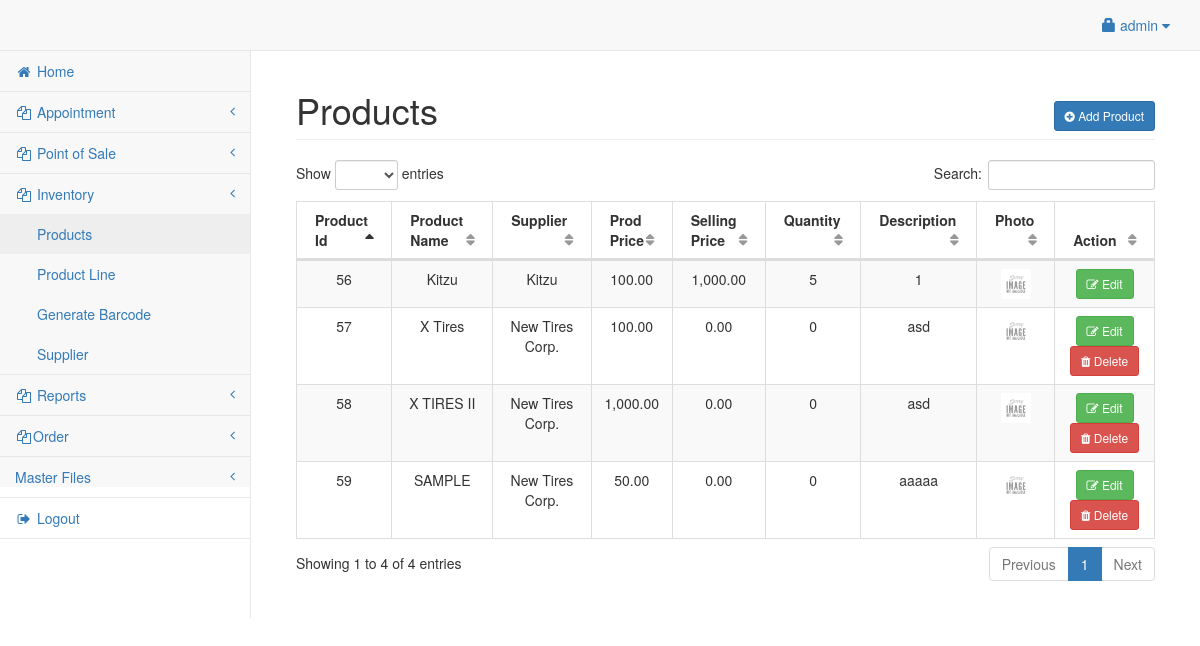
Before: /admin/product.php (signed in) with the older database file.
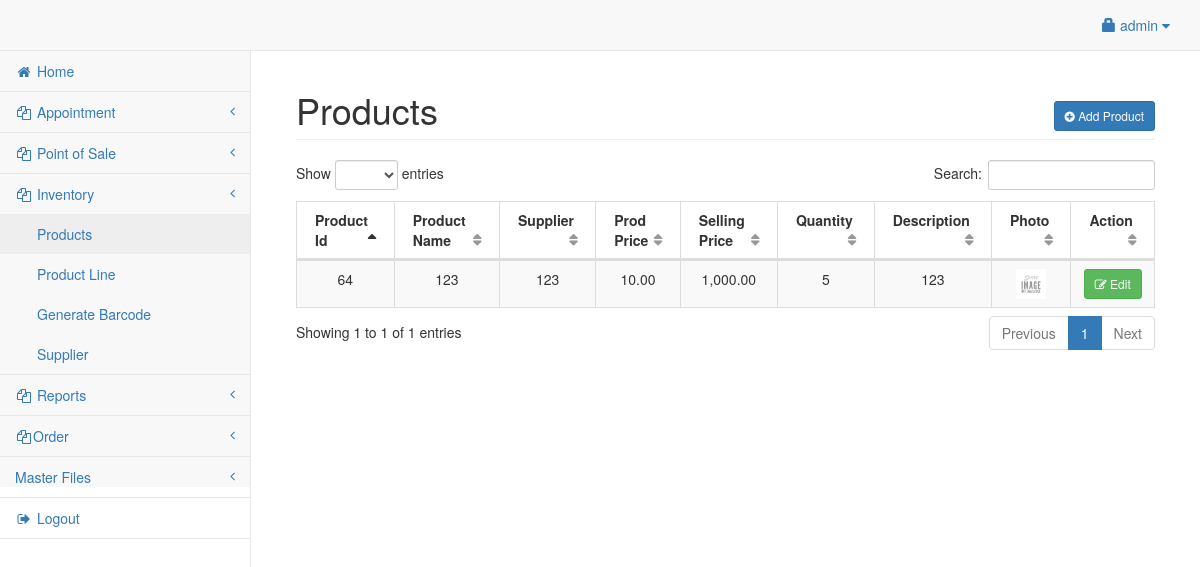
After: the same page with the newer database file.
### tables this page shows
CREATE TABLE `product` (
  `productid` int(11) NOT NULL,
  `categoryid` int(11) NOT NULL,
  `barcode_id` varchar(25) NOT NULL,
  `product_name` varchar(150) NOT NULL,
  `product_price` double NOT NULL,
  `price` int(10) NOT NULL,
  `product_qty` double NOT NULL,
  `photo` varchar(200) NOT NULL,
  `supplierid` int(11) NOT NULL,
  `date` date NOT NULL,
  `about` varchar(250) NOT NULL,
  `damage_qty` double NOT NULL
);

CREATE TABLE `supplier` (
  `userid` int(11) NOT NULL,
  `company_name` varchar(50) NOT NULL,
  `company_address` varchar(150) NOT NULL,
  `contact` varchar(50) NOT NULL,
  `person` varchar(250) NOT NULL
);

### admin/product.php (the view, shortened to what this page needs)
<?php include('header.php'); ?>
<body>
	<div id="wrapper">
		<?php include('navbar.php'); ?>
		<div style="height:50px;"></div>
		<div id="page-wrapper">
			<div class="container-fluid">
				<div class="row">
					<div class="col-lg-12">
						<h1 class="page-header">Products
							<span class="pull-right">
								<button class="btn btn-primary btn-sm" data-toggle="modal" data-target="#addproduct"><i class="fa fa-plus-circle"></i> Add Product</button>
							</span>
						</h1>
					</div>
				</div>
				<div class="row">
					<div class="col-lg-12">
						<table width="100%" class="table table-striped table-bordered table-hover" id="prodTable">
							<thead>
								<tr>
									<th>Product Id </th>
									<th>Product Name</th>
									<th>Supplier</th>
									<th>Prod Price</th>
									<th>Selling Price</th>
									<th>Quantity</th>
									<th>Description</th>
									<th>Photo</th>
									<th>Action</th>
								</tr>
							</thead>
							<tbody>
								<?php
								$pq = mysqli_query($conn, "SELECT * from product left join category on
								 category.categoryid=product.categoryid left join supplier on supplier.userid=product.supplierid
								 ORDER BY supplier.userid");
								while ($pqrow = mysqli_fetch_array($pq)) {
									$pid = $pqrow['productid'];
								?>
									<tr>
										<td>
											<center><?php echo $pid; ?></center>
										</td>
										<td>
											<center><?php echo $pqrow['product_name']; ?></center>
										</td>
										<td>
											<center><?php echo $pqrow['company_name']; ?></center>
										</td>
										<td>
											<center><?php echo number_format($pqrow['price'], 2) ?></center>
										</td>
										<td>
											<center><?php echo  number_format($pqrow['product_price'], 2) ?></center>
										</td>
										<td>
											<center><?php echo $pqrow['product_qty']; ?></center>
										</td>
										<td>
											<center><?php echo $pqrow['about']; ?></center>
										</td>
										<td>
											<center><img src="../<?php if (empty($pqrow['photo'])) {
																		echo "upload/noimage.jpg";
																	} else {
																		echo $pqrow['photo'];
																	} ?>" height="30px" width="30px;"></center>
										</td>
										<td>
											<center>
												<button class="btn btn-success btn-sm" data-toggle="modal" data-target="#editprod_<?php echo $pid; ?>"><i class="fa fa-edit"></i> Edit</button>
												<?php
												if ($pqrow['product_qty'] == 0) { ?>
													<button class="btn btn-danger btn-sm" data-toggle="modal" data-target="#delproduct_<?php echo $pid; ?>"><i class="fa fa-trash"></i> Delete</button>
												<?php	} ?>
											</center>
										</td>
									</tr>
								<?php
								}
								?>
							</tbody>
						</table>
					</div>
				</div>
			</div>
		</div>
	</div>
</body>
</html>

Changed rows visible on the page:
removed product: productid "59", product_name "SAMPLE", supplierid.company_name "New Tires Corp.", price "50.00", product_price "0.00", product_qty "0", about "aaaaa"
removed product: productid "58", product_name "X TIRES II", supplierid.company_name "New Tires Corp.", price "1,000.00", product_price "0.00", product_qty "0", about "asd"
removed product: productid "57", product_name "X Tires", supplierid.company_name "New Tires Corp.", price "100.00", product_price "0.00", product_qty "0", about "asd"
removed product: productid "56", product_name "Kitzu", supplierid.company_name "Kitzu", price "100.00", product_price "1,000.00", product_qty "5", about "1"
added product: productid "64", product_name "123", supplierid.company_name "123", price "10.00", product_price "1,000.00", product_qty "5", about "123"
Other visible differences:
text written by a page script: "Show entries Search: Showing 1 to 4 of 4 entries Previous 1 Next" → "Show entries Search: Showing 1 to 1 of 1 entries Previous 1 Next"
